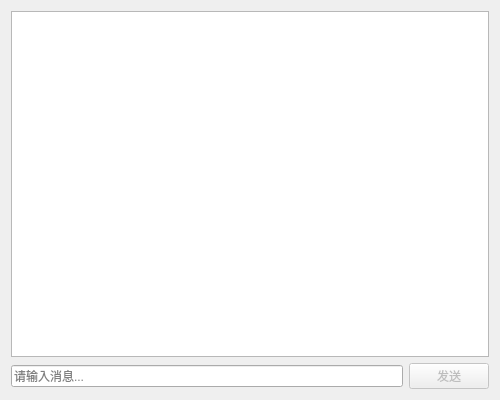
<?xml version="1.0" encoding="UTF-8"?>
<ui version="4.0">
 <class>ChatWindow</class>
 <widget class="QWidget" name="ChatWindow">
  <property name="geometry">
   <rect>
    <x>0</x>
    <y>0</y>
    <width>500</width>
    <height>400</height>
   </rect>
  </property>
  <property name="windowTitle">
   <string>聊天窗口</string>
  </property>
  <layout class="QVBoxLayout" name="verticalLayout">
   <item>
    <widget class="QTextEdit" name="te_msg_display">
     <property name="readOnly">
      <bool>true</bool>
     </property>
    </widget>
   </item>
   <item>
    <layout class="QHBoxLayout" name="horizontalLayout">
     <item>
      <widget class="QLineEdit" name="le_msg_input">
       <property name="placeholderText">
        <string>请输入消息...</string>
       </property>
      </widget>
     </item>
     <item>
      <widget class="QPushButton" name="btn_send">
       <property name="text">
        <string>发送</string>
       </property>
       <property name="enabled">
        <bool>false</bool>
       </property>
      </widget>
     </item>
    </layout>
   </item>
  </layout>
 </widget>
 <resources/>
 <connections/>
</ui>
